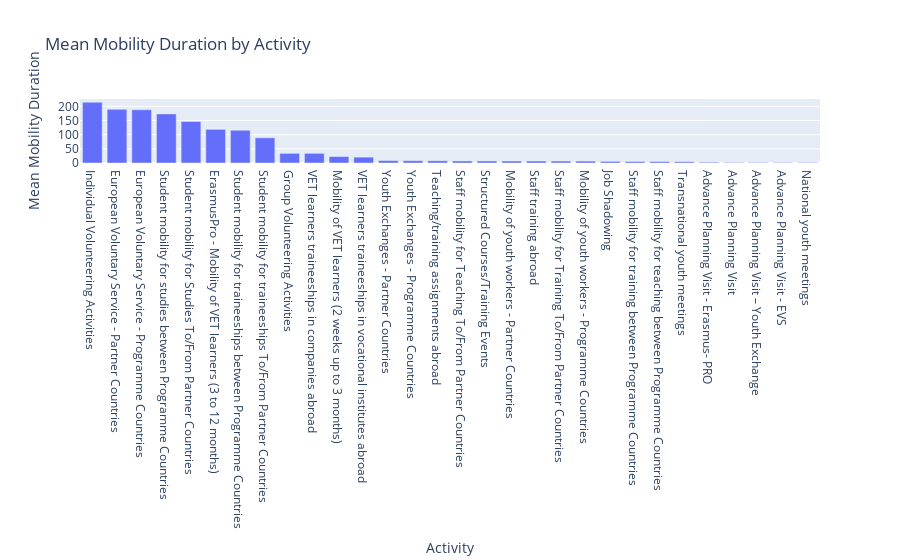

Notebook code for this chart:
### Markdown cell above
Next a plot for the duration by each possible activity

### Code cell
fig = px.bar(data_frame=data.groupby('Activity')['Mobility Duration'].mean().reset_index(),
             x='Activity', y='Mobility Duration',
             title='Mean Mobility Duration by Activity',
             labels={'Activity': 'Activity', 'Mobility Duration': 'Mean Mobility Duration'})

fig = fig.update_layout(xaxis_categoryorder='total descending')
fig.show()

### Figure 1 — Plotly figure (JSON) as saved in the notebook; plotly's stock layout.template omitted (floating-point values rounded to 4 significant figures)
{"data": [{"alignmentgroup": "True", "hovertemplate": "Activity=%{x}<br>Mean Mobility Duration=%{y}<extra></extra>", "legendgroup": "", "marker": {"color": "#636efa", "pattern": {"shape": ""}}, "name": "", "offsetgroup": "", "orientation": "v", "showlegend": false, "textposition": "auto", "type": "bar", "x": ["Advance Planning Visit", "Advance Planning Visit - EVS", "Advance Planning Visit - Erasmus- PRO", "Advance Planning Visit – Youth Exchange", "ErasmusPro - Mobility of VET learners (3 to 12 months)", "European Voluntary Service - Partner Countries", "European Voluntary Service - Programme Countries", "Group Volunteering Activities", "Individual Volunteering Activities", "Job Shadowing", "Mobility of VET learners (2 weeks up to 3 months)", "Mobility of youth workers - Partner Countries", "Mobility of youth workers - Programme Countries", "National youth meetings", "Staff mobility for Teaching To/From Partner Countries", "Staff mobility for Training To/From Partner Countries", "Staff mobility for teaching between Programme Countries", "Staff mobility for training between Programme Countries", "Staff training abroad", "Structured Courses/Training Events", "Student mobility for Studies To/From Partner Countries", "Student mobility for studies between Programme Countries", "Student mobility for traineeships To/From Partner Countries", "Student mobility for traineeships between Programme Countries", "Teaching/training assignments abroad", "Transnational youth meetings", "VET learners traineeships in companies abroad", "VET learners traineeships in vocational institutes abroad", "Youth Exchanges - Partner Countries", "Youth Exchanges - Programme Countries"], "xaxis": "x", "y": [1.995, 1.934, 2.775, 1.971, 118.9, 189.5, 188.2, 34.18, 214.8, 5.813, 22.78, 6.965, 6.729, 1.866, 7.225, 6.771, 5.009, 5.191, 6.919, 7.222, 146.9, 173.5, 89.04, 115.8, 7.932, 4.433, 34.16, 20.72, 8.546, 8.259], "yaxis": "y"}], "layout": {"barmode": "relative", "legend": {"tracegroupgap": 0}, "title": {"text": "Mean Mobility Duration by Activity"}, "xaxis": {"anchor": "y", "categoryorder": "total descending", "domain": [0, 1], "title": {"text": "Activity"}}, "yaxis": {"anchor": "x", "domain": [0, 1], "title": {"text": "Mean Mobility Duration"}}}}
